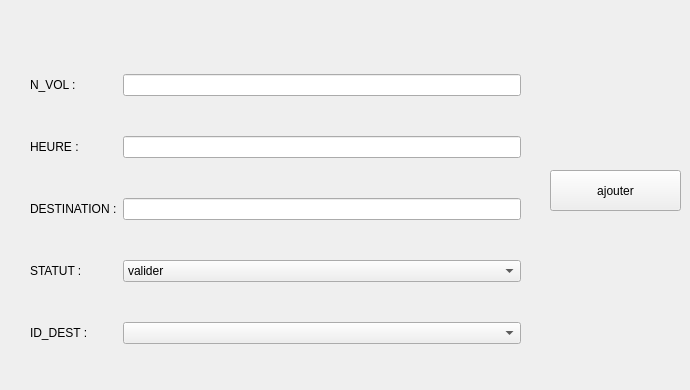
     <widget class="QWidget" name="widget">
      <attribute name="title">
       <string>ajouter</string>
      </attribute>
      <widget class="QPushButton" name="AJOUTER_VOLS">
       <property name="geometry">
        <rect>
         <x>550</x>
         <y>170</y>
         <width>131</width>
         <height>41</height>
        </rect>
       </property>
       <property name="styleSheet">
        <string notr="true">font: 63 italic 15pt &quot;Lucida Sans&quot;;
background:none;</string>
       </property>
       <property name="text">
        <string>ajouter</string>
       </property>
      </widget>
      <widget class="QWidget" name="layoutWidget">
       <property name="geometry">
        <rect>
         <x>30</x>
         <y>40</y>
         <width>491</width>
         <height>341</height>
        </rect>
       </property>
       <layout class="QGridLayout" name="gridLayout_14">
        <item row="0" column="0">
         <widget class="QLabel" name="label_75">
          <property name="styleSheet">
           <string notr="true">font: 63 italic 14pt &quot;Lucida Sans&quot;;
background:none;</string>
          </property>
          <property name="text">
           <string>N_VOL :</string>
          </property>
         </widget>
        </item>
        <item row="0" column="1">
         <widget class="QLineEdit" name="lineEdit_N_vol">
          <property name="styleSheet">
           <string notr="true">background:none;</string>
          </property>
         </widget>
        </item>
        <item row="1" column="0">
         <widget class="QLabel" name="label_76">
          <property name="styleSheet">
           <string notr="true">font: 63 italic 14pt &quot;Lucida Sans&quot;;
background:none;</string>
          </property>
          <property name="text">
           <string>HEURE :</string>
          </property>
         </widget>
        </item>
        <item row="1" column="1">
         <widget class="QLineEdit" name="lineEdit_heure">
          <property name="styleSheet">
           <string notr="true">background:none;</string>
          </property>
         </widget>
        </item>
        <item row="2" column="0">
         <widget class="QLabel" name="label_77">
          <property name="styleSheet">
           <string notr="true">font: 63 italic 14pt &quot;Lucida Sans&quot;;
background:none;</string>
          </property>
          <property name="text">
           <string>DESTINATION :</string>
          </property>
         </widget>
        </item>
        <item row="2" column="1">
         <widget class="QLineEdit" name="lineEdit_origine">
          <property name="styleSheet">
           <string notr="true">background:none;</string>
          </property>
         </widget>
        </item>
        <item row="3" column="0">
         <widget class="QLabel" name="label_78">
          <property name="styleSheet">
           <string notr="true">font: 63 italic 14pt &quot;Lucida Sans&quot;;
background:none;</string>
          </property>
          <property name="text">
           <string>STATUT :</string>
          </property>
         </widget>
        </item>
        <item row="3" column="1">
         <widget class="QComboBox" name="comboBox_status">
          <item>
           <property name="text">
            <string>valider</string>
           </property>
          </item>
          <item>
           <property name="text">
            <string>retard</string>
           </property>
          </item>
          <item>
           <property name="text">
            <string>annuler</string>
           </property>
          </item>
         </widget>
        </item>
        <item row="4" column="0">
         <widget class="QLabel" name="label_79">
          <property name="styleSheet">
           <string notr="true">font: 63 italic 14pt &quot;Lucida Sans&quot;;
background:none;</string>
          </property>
          <property name="text">
           <string>ID_DEST :</string>
          </property>
         </widget>
        </item>
        <item row="4" column="1">
         <widget class="QComboBox" name="comboBox_ID_DEST"/>
        </item>
       </layout>
      </widget>
     </widget>
